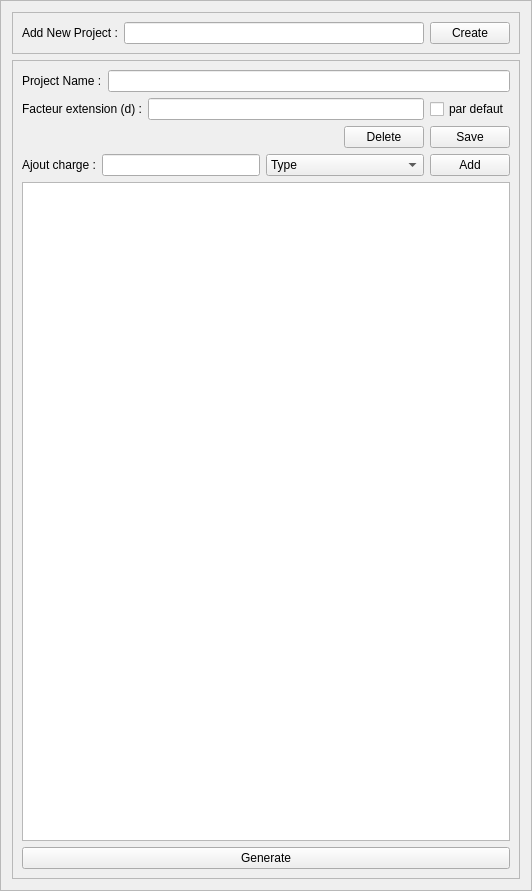
  <widget class="QFrame" name="frame_installation">
   <property name="geometry">
    <rect>
     <x>290</x>
     <y>20</y>
     <width>532</width>
     <height>891</height>
    </rect>
   </property>
   <property name="sizePolicy">
    <sizepolicy hsizetype="Preferred" vsizetype="Preferred">
     <horstretch>0</horstretch>
     <verstretch>0</verstretch>
    </sizepolicy>
   </property>
   <property name="frameShape">
    <enum>QFrame::StyledPanel</enum>
   </property>
   <property name="frameShadow">
    <enum>QFrame::Raised</enum>
   </property>
   <layout class="QFormLayout" name="formLayout">
    <item row="0" column="0" colspan="2">
     <widget class="QFrame" name="frame_project_forum_new">
      <property name="enabled">
       <bool>true</bool>
      </property>
      <property name="sizePolicy">
       <sizepolicy hsizetype="Preferred" vsizetype="Fixed">
        <horstretch>0</horstretch>
        <verstretch>0</verstretch>
       </sizepolicy>
      </property>
      <property name="frameShape">
       <enum>QFrame::StyledPanel</enum>
      </property>
      <property name="frameShadow">
       <enum>QFrame::Raised</enum>
      </property>
      <layout class="QVBoxLayout" name="verticalLayout_4">
       <item>
        <layout class="QHBoxLayout" name="horizontalLayout_6">
         <item>
          <widget class="QLabel" name="label_7">
           <property name="sizePolicy">
            <sizepolicy hsizetype="Preferred" vsizetype="Preferred">
             <horstretch>0</horstretch>
             <verstretch>0</verstretch>
            </sizepolicy>
           </property>
           <property name="maximumSize">
            <size>
             <width>16777215</width>
             <height>16777215</height>
            </size>
           </property>
           <property name="text">
            <string>Add New Project :</string>
           </property>
          </widget>
         </item>
         <item>
          <widget class="QLineEdit" name="field_installation_data_name_new">
           <property name="sizePolicy">
            <sizepolicy hsizetype="Expanding" vsizetype="Preferred">
             <horstretch>0</horstretch>
             <verstretch>0</verstretch>
            </sizepolicy>
           </property>
          </widget>
         </item>
         <item>
          <widget class="QPushButton" name="btn_project_create">
           <property name="sizePolicy">
            <sizepolicy hsizetype="Preferred" vsizetype="Preferred">
             <horstretch>0</horstretch>
             <verstretch>0</verstretch>
            </sizepolicy>
           </property>
           <property name="cursor">
            <cursorShape>PointingHandCursor</cursorShape>
           </property>
           <property name="text">
            <string>Create</string>
           </property>
           <property name="autoDefault">
            <bool>true</bool>
           </property>
           <property name="default">
            <bool>false</bool>
           </property>
          </widget>
         </item>
        </layout>
       </item>
      </layout>
     </widget>
    </item>
    <item row="1" column="0" colspan="2">
     <widget class="QFrame" name="frame_installation_data">
      <property name="sizePolicy">
       <sizepolicy hsizetype="Expanding" vsizetype="Preferred">
        <horstretch>0</horstretch>
        <verstretch>0</verstretch>
       </sizepolicy>
      </property>
      <property name="frameShape">
       <enum>QFrame::StyledPanel</enum>
      </property>
      <property name="frameShadow">
       <enum>QFrame::Raised</enum>
      </property>
      <layout class="QGridLayout" name="gridLayout">
       <item row="0" column="0">
        <layout class="QVBoxLayout" name="form_project">
         <item>
          <layout class="QVBoxLayout" name="verticalLayout">
           <item>
            <layout class="QHBoxLayout" name="horizontalLayout">
             <item>
              <widget class="QLabel" name="label">
               <property name="sizePolicy">
                <sizepolicy hsizetype="Preferred" vsizetype="Preferred">
                 <horstretch>0</horstretch>
                 <verstretch>0</verstretch>
                </sizepolicy>
               </property>
               <property name="text">
                <string>Project Name :</string>
               </property>
              </widget>
             </item>
             <item>
              <widget class="QLineEdit" name="field_installation_data_name_edit">
               <property name="sizePolicy">
                <sizepolicy hsizetype="Expanding" vsizetype="Preferred">
                 <horstretch>0</horstretch>
                 <verstretch>0</verstretch>
                </sizepolicy>
               </property>
              </widget>
             </item>
            </layout>
           </item>
           <item>
            <layout class="QHBoxLayout" name="horizontalLayout_4">
             <item>
              <widget class="QLabel" name="label_4">
               <property name="sizePolicy">
                <sizepolicy hsizetype="Preferred" vsizetype="Preferred">
                 <horstretch>0</horstretch>
                 <verstretch>0</verstretch>
                </sizepolicy>
               </property>
               <property name="text">
                <string>Facteur extension (d) :</string>
               </property>
              </widget>
             </item>
             <item>
              <widget class="QLineEdit" name="field_installation_data_facteur_extension">
               <property name="sizePolicy">
                <sizepolicy hsizetype="Expanding" vsizetype="Preferred">
                 <horstretch>0</horstretch>
                 <verstretch>0</verstretch>
                </sizepolicy>
               </property>
              </widget>
             </item>
             <item>
              <widget class="QCheckBox" name="cbx_installation_data_facteur_extension">
               <property name="sizePolicy">
                <sizepolicy hsizetype="Preferred" vsizetype="Preferred">
                 <horstretch>0</horstretch>
                 <verstretch>0</verstretch>
                </sizepolicy>
               </property>
               <property name="text">
                <string>par defaut</string>
               </property>
              </widget>
             </item>
            </layout>
           </item>
          </layout>
         </item>
         <item>
          <layout class="QVBoxLayout" name="verticalLayout_7"/>
         </item>
         <item>
          <layout class="QHBoxLayout" name="horizontalLayout_7">
           <item>
            <spacer name="horizontalSpacer_2">
             <property name="orientation">
              <enum>Qt::Horizontal</enum>
             </property>
             <property name="sizeHint" stdset="0">
              <size>
               <width>40</width>
               <height>20</height>
              </size>
             </property>
            </spacer>
           </item>
           <item>
            <widget class="QPushButton" name="btn_project_delete">
             <property name="sizePolicy">
              <sizepolicy hsizetype="Preferred" vsizetype="Preferred">
               <horstretch>0</horstretch>
               <verstretch>0</verstretch>
              </sizepolicy>
             </property>
             <property name="cursor">
              <cursorShape>PointingHandCursor</cursorShape>
             </property>
             <property name="text">
              <string>Delete</string>
             </property>
             <property name="autoDefault">
              <bool>true</bool>
             </property>
             <property name="default">
              <bool>false</bool>
             </property>
            </widget>
           </item>
           <item>
            <widget class="QPushButton" name="btn_project_save">
             <property name="sizePolicy">
              <sizepolicy hsizetype="Preferred" vsizetype="Preferred">
               <horstretch>0</horstretch>
               <verstretch>0</verstretch>
              </sizepolicy>
             </property>
             <property name="cursor">
              <cursorShape>PointingHandCursor</cursorShape>
             </property>
             <property name="text">
              <string>Save</string>
             </property>
             <property name="autoDefault">
              <bool>true</bool>
             </property>
             <property name="default">
              <bool>false</bool>
             </property>
            </widget>
           </item>
          </layout>
         </item>
         <item>
          <layout class="QHBoxLayout" name="horizontalLayout_20">
           <item>
            <widget class="QLabel" name="label_16">
             <property name="sizePolicy">
              <sizepolicy hsizetype="Preferred" vsizetype="Preferred">
               <horstretch>0</horstretch>
               <verstretch>0</verstretch>
              </sizepolicy>
             </property>
             <property name="text">
              <string>Ajout charge :</string>
             </property>
            </widget>
           </item>
           <item>
            <widget class="QLineEdit" name="field_charge_data_name_new">
             <property name="sizePolicy">
              <sizepolicy hsizetype="Expanding" vsizetype="Preferred">
               <horstretch>0</horstretch>
               <verstretch>0</verstretch>
              </sizepolicy>
             </property>
            </widget>
           </item>
           <item>
            <widget class="QComboBox" name="field_charge_data_type_new">
             <property name="sizePolicy">
              <sizepolicy hsizetype="Expanding" vsizetype="Preferred">
               <horstretch>0</horstretch>
               <verstretch>0</verstretch>
              </sizepolicy>
             </property>
             <item>
              <property name="text">
               <string extracomment="Charge Moteur">Type</string>
              </property>
             </item>
             <item>
              <property name="text">
               <string>Moteur</string>
              </property>
             </item>
            </widget>
           </item>
           <item>
            <widget class="QPushButton" name="btn_project_block_add">
             <property name="sizePolicy">
              <sizepolicy hsizetype="Preferred" vsizetype="Preferred">
               <horstretch>0</horstretch>
               <verstretch>0</verstretch>
              </sizepolicy>
             </property>
             <property name="cursor">
              <cursorShape>PointingHandCursor</cursorShape>
             </property>
             <property name="text">
              <string>Add</string>
             </property>
             <property name="autoDefault">
              <bool>true</bool>
             </property>
             <property name="default">
              <bool>false</bool>
             </property>
            </widget>
           </item>
          </layout>
         </item>
         <item>
          <layout class="QGridLayout" name="gridLayout_11"/>
         </item>
         <item>
          <widget class="QListView" name="list_blocks">
           <property name="cursor" stdset="0">
            <cursorShape>PointingHandCursor</cursorShape>
           </property>
           <property name="autoFillBackground">
            <bool>true</bool>
           </property>
           <property name="dragEnabled">
            <bool>false</bool>
           </property>
           <property name="dragDropMode">
            <enum>QAbstractItemView::NoDragDrop</enum>
           </property>
           <property name="viewMode">
            <enum>QListView::ListMode</enum>
           </property>
          </widget>
         </item>
         <item>
          <widget class="QPushButton" name="btn_project_generate">
           <property name="cursor">
            <cursorShape>PointingHandCursor</cursorShape>
           </property>
           <property name="text">
            <string>Generate</string>
           </property>
           <property name="autoDefault">
            <bool>true</bool>
           </property>
           <property name="default">
            <bool>false</bool>
           </property>
          </widget>
         </item>
        </layout>
       </item>
      </layout>
     </widget>
    </item>
   </layout>
  </widget>
